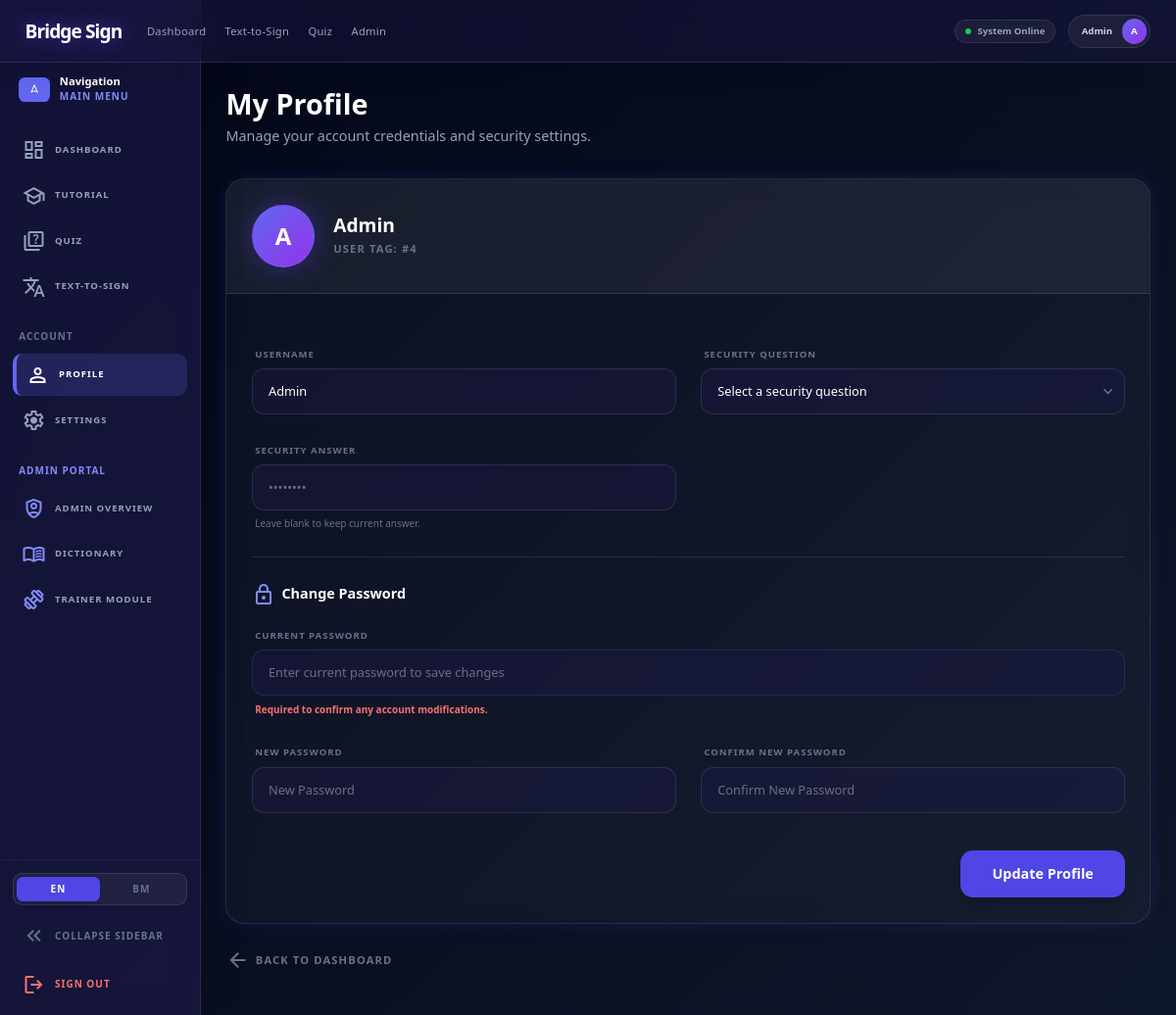
Page /profile (signed in) on the committed database.
### app2.py (models this page shows, shortened)
class User(db.Model):
    id = db.Column(db.Integer, primary_key=True)
    username = db.Column(db.String(80), unique=True, nullable=False)
    password_hash = db.Column(db.String(200), nullable=False)
    camera_enabled = db.Column(db.Boolean, default=True)
    camera_index = db.Column(db.Integer, default=0)
    is_admin = db.Column(db.Boolean, default=False)
    tutorial_completed = db.Column(db.Boolean, default=False)
    security_question = db.Column(db.String(200), nullable=True)
    security_answer_hash = db.Column(db.String(200), nullable=True)

### app2.py (the view, shortened to what this page needs)
@app.route('/profile', methods=['GET', 'POST'])
@login_required
def profile():
    user = User.query.get(session['user_id'])
    if user is None:
        session.clear()
        flash('Session expired. Please login again.', 'error')
        return redirect(url_for('login'))
    return render_template('profile.html', user=user)

### app2.py (called while the page is built)
@app.after_request
def add_header(response):
    response.headers['Cache-Control'] = 'no-store, no-cache, must-revalidate, post-check=0, pre-check=0, max-age=0'
    response.headers['Pragma'] = 'no-cache'
    response.headers['Expires'] = '-1'
    return response

@app.context_processor
def inject_translations():
    lang = session.get('lang', 'en')
    def _t(key):
        return translations.get(lang, {}).get(key, key)
    return dict(_t=_t, current_lang=lang, translations=translations)

def login_required(f):
    @wraps(f)
    def decorated_function(*args, **kwargs):
        if 'user_id' not in session:
            return redirect(url_for('login'))
        return f(*args, **kwargs)
    return decorated_function

@app.context_processor
def inject_user():
    context = {'username': '', 'is_admin': False}
    if 'user_id' in session:
        user = db.session.get(User, session['user_id'])
        if user:
            context['username'] = user.username
            context['is_admin'] = user.is_admin
    return context

### templates/profile.html (shortened to what this page needs)
<!DOCTYPE html>
<html class="dark" lang="en">
<head>
    <script src="https://cdn.tailwindcss.com?plugins=forms,container-queries"></script>
    <link rel="stylesheet" href="{{ url_for('static', filename='css/global.css') }}?v=2">
    <link rel="stylesheet" href="{{ url_for('static', filename='css/modern_ui.css') }}">
</head>
<body class="bg-background text-on-surface">
    {% include '_navbar.html' %}
    {% include '_sidebar.html' %}
    <main id="main-content" class="lg:ml-64 pt-28 pb-12 px-8 max-w-[1000px] transition-all duration-300 mx-auto">
        <div class="mb-10">
            <h1 class="text-4xl font-extrabold text-white mb-2">{{ _t('profile_title') }}</h1>
            <p class="text-lg text-slate-400">{{ _t('profile_subtitle') }}</p>
        </div>
        <div class="surface_glass rounded-3xl overflow-hidden glow-indigo">
            <div class="p-8 bg-white/5 border-b border-white/10 flex items-center gap-6">
                <div class="w-20 h-20 rounded-full border-2 border-indigo-500/30 overflow-hidden bg-gradient-to-br from-indigo-500 to-purple-600 flex items-center justify-center font-black text-white text-3xl shadow-[0_0_30px_rgba(79,70,229,0.4)]">
                    {{ user.username[0].upper() }}
                </div>
                <div>
                    <h2 class="text-2xl font-black text-white leading-none">{{ user.username }}</h2>
                    <p class="text-sm font-bold text-slate-500 uppercase tracking-widest mt-2">{{ _t('user_tag') }}: #{{ user.id }}</p>
                </div>
            </div>
            <form method="POST" action="{{ url_for('profile') }}" class="p-8 space-y-8">
                <div class="grid grid-cols-1 md:grid-cols-2 gap-8">
                    <div class="space-y-2">
                        <label for="username" class="text-xs font-bold text-slate-500 uppercase tracking-widest px-1">{{ _t('username') }}</label>
                        <input type="text" id="username" name="username" value="{{ user.username }}" required class="w-full bg-indigo-950/40 border border-white/10 rounded-2xl px-5 py-4 text-white focus:ring-2 focus:ring-indigo-500 outline-none transition-all">
                    </div>
                    <div class="space-y-2">
                        <label for="security_question" class="text-xs font-bold text-slate-500 uppercase tracking-widest px-1">{{ _t('security_question') }}</label>
                        <select id="security_question" name="security_question" class="w-full bg-indigo-950/40 border border-white/10 rounded-2xl px-5 py-4 text-white focus:ring-2 focus:ring-indigo-500 outline-none transition-all appearance-none">
                            <option value="" {% if not user.security_question %}selected{% endif %} disabled>{{ _t('select_security_q') }}</option>
                        </select>
                    </div>
                    <div class="space-y-2">
                        <label for="security_answer" class="text-xs font-bold text-slate-500 uppercase tracking-widest px-1">{{ _t('security_answer') }}</label>
                        <input type="text" id="security_answer" name="security_answer" placeholder="••••••••" class="w-full bg-indigo-950/40 border border-white/10 rounded-2xl px-5 py-4 text-white focus:ring-2 focus:ring-indigo-500 outline-none transition-all">
                        <p class="text-[10px] text-slate-500 px-1">{{ _t('leave_blank_keep') }}</p>
                    </div>
                </div>
                <div class="pt-8 border-t border-white/10">
                    <h3 class="text-lg font-bold text-white mb-6 flex items-center gap-2">
                        <span class="material-symbols-outlined text-indigo-400">lock</span> {{ _t('change_password') }}
                    </h3>
                    <div class="grid grid-cols-1 md:grid-cols-2 gap-8">
                        <div class="space-y-2 md:col-span-2">
                            <label for="current_password" class="text-xs font-bold text-slate-500 uppercase tracking-widest px-1">{{ _t('current_password') }}</label>
                            <input type="password" id="current_password" name="current_password" required class="w-full bg-indigo-950/40 border border-indigo-500/20 rounded-2xl px-5 py-4 text-white focus:ring-2 focus:ring-indigo-500 outline-none transition-all" placeholder="{{ _t('enter_current_pwd') }}">
                            <p class="text-[10px] text-red-400 px-1 font-bold">{{ _t('pwd_required_confirm') }}</p>
                        </div>
                        <div class="space-y-2">
                            <label for="new_password" class="text-xs font-bold text-slate-500 uppercase tracking-widest px-1">{{ _t('new_password') }}</label>
                            <input type="password" id="new_password" name="new_password" class="w-full bg-indigo-950/40 border border-white/10 rounded-2xl px-5 py-4 text-white focus:ring-2 focus:ring-indigo-500 outline-none transition-all" placeholder="{{ _t('new_password') }}">
                        </div>
                        <div class="space-y-2">
                            <label for="confirm_password" class="text-xs font-bold text-slate-500 uppercase tracking-widest px-1">{{ _t('confirm_new_password') }}</label>
                            <input type="password" id="confirm_password" name="confirm_password" class="w-full bg-indigo-950/40 border border-white/10 rounded-2xl px-5 py-4 text-white focus:ring-2 focus:ring-indigo-500 outline-none transition-all" placeholder="{{ _t('confirm_new_password') }}">
                        </div>
                    </div>
                </div>
                <div class="flex justify-end pt-4">
                    <button type="submit" class="bg-indigo-600 hover:bg-indigo-500 text-white px-10 py-4 rounded-2xl font-bold text-lg shadow-lg transition-all active:scale-95">{{ _t('update_profile') }}</button>
                </div>
            </form>
        </div>
        <div class="mt-8">
            <a href="{{ url_for('index') }}" class="inline-flex items-center gap-2 text-slate-500 hover:text-white transition-colors font-bold text-sm uppercase tracking-widest">
                <span class="material-symbols-outlined">arrow_back</span> {{ _t('back_to_dashboard') }}
            </a>
        </div>
    </main>
</body>
</html>

### templates/_navbar.html (shortened to what this page needs)
<nav class="fixed top-0 w-full h-20 bg-indigo-950/40 backdrop-blur-xl border-b border-white/10 shadow-[0_4px_30px_rgba(0,0,0,0.1)] z-50">
    <div class="flex justify-between items-center px-8 h-20 max-w-[1280px] mx-auto w-full">
        <div class="flex items-center gap-8">
            <a href="{{ url_for('index') }}" class="text-2xl font-black tracking-tighter text-white drop-shadow-[0_0_8px_rgba(79,70,229,0.6)]">Bridge Sign</a>
            <div class="hidden md:flex items-center gap-6">
                <a class="text-slate-400 hover:text-white transition-colors duration-300 font-inter text-sm font-medium tracking-wide active:scale-95 cursor-pointer {{ 'text-white border-b-2 border-indigo-500 pb-1' if request.endpoint == 'index' }}" href="{{ url_for('index') }}">{{ _t('nav_dashboard') }}</a>
                <a class="text-slate-400 hover:text-white transition-colors duration-300 font-inter text-sm font-medium tracking-wide active:scale-95 cursor-pointer {{ 'text-white border-b-2 border-indigo-500 pb-1' if request.endpoint == 'text_to_sign' }}" href="{{ url_for('text_to_sign') }}">{{ _t('nav_text_to_sign') }}</a>
                <a class="text-slate-400 hover:text-white transition-colors duration-300 font-inter text-sm font-medium tracking-wide active:scale-95 cursor-pointer {{ 'text-white border-b-2 border-indigo-500 pb-1' if request.endpoint == 'quiz' }}" href="{{ url_for('quiz') }}">{{ _t('nav_quiz') }}</a>
                {% if is_admin %}
                <a class="text-slate-400 hover:text-white transition-colors duration-300 font-inter text-sm font-medium tracking-wide active:scale-95 cursor-pointer {{ 'text-white border-b-2 border-indigo-500 pb-1' if request.endpoint in ['admin_dashboard', 'admin_dictionary'] }}" href="{{ url_for('admin_dashboard') }}">{{ _t('nav_admin') }}</a>
                {% endif %}
            </div>
        </div>
        <div class="flex items-center gap-4">
            <div class="flex items-center gap-2 text-xs font-semibold text-slate-400 bg-white/5 px-3 py-1.5 rounded-full border border-white/10 hidden sm:flex">
                <span class="w-2 h-2 bg-green-500 rounded-full animate-pulse"></span>
                {{ _t('system_online') }}
            </div>
            <div class="flex items-center gap-3 bg-white/5 pl-4 pr-1 py-1 rounded-full border border-white/10">
                <span class="text-xs font-bold text-slate-300 hidden sm:inline">{{ username if username else 'User' }}</span>
                <div class="w-8 h-8 rounded-full border border-indigo-500/30 overflow-hidden bg-gradient-to-br from-indigo-500 to-purple-600 flex items-center justify-center font-bold text-white text-xs">
                    {{ username[0].upper() if username else 'U' }}
                </div>
            </div>
        </div>
    </div>
</nav>

### static/css/global.css (style rules this page uses)
html { font-size: 80%; }
:root { --bg-gradient: linear-gradient(135deg, #020617 0%, #0f172a 100%) !important; --bg-color: #0f172a !important; }
body { background: var(--bg-gradient) !important; background-color: var(--bg-color) !important; }

### static/css/modern_ui.css (style rules this page uses)
:root { --sidebar-width: 256px; --sidebar-collapsed-width: 80px; --navbar-height: 80px; }
body { background: radial-gradient(circle at top right, #1d00a5 0%, #13121b 50%, #0e0d16 100%); min-height: 100vh; color: #e4e1ee; }
.surface_glass { background: rgba(255, 255, 255, 0.03); backdrop-filter: blur(12px); -webkit-backdrop-filter: blur(12px); border: 1px solid rgba(255, 255, 255, 0.1); }
.glow-indigo { box-shadow: 0 0 20px rgba(79, 70, 229, 0.15); }

### templates/profile.html (style rules this page uses)
.material-symbols-outlined { font-variation-settings: 'FILL' 0, 'wght' 400, 'GRAD' 0, 'opsz' 24; }

### rows in the picture
User: username "Admin", username "A", id "4", security_question "Select a security question"

### other values in the picture
{{ _t('nav_dashboard') }} "Dashboard"
{{ _t('nav_text_to_sign') }} "Text-to-Sign"
{{ _t('nav_quiz') }} "Quiz"
{{ _t('system_online') }} "System Online"
{{ _t('nav_navigation') }} "Navigation"
{{ _t('nav_menu') }} "MAIN MENU"
{{ _t('nav_dashboard') }} "DASHBOARD"
{{ _t('nav_tutorial') }} "TUTORIAL"
{{ _t('nav_quiz') }} "QUIZ"
{{ _t('nav_text_to_sign') }} "TEXT-TO-SIGN"
{{ _t('nav_account') }} "ACCOUNT"
{{ _t('nav_profile') }} "PROFILE"
{{ _t('nav_settings') }} "SETTINGS"
{{ _t('nav_admin_portal') }} "ADMIN PORTAL"
{{ _t('nav_admin_overview') }} "ADMIN OVERVIEW"
